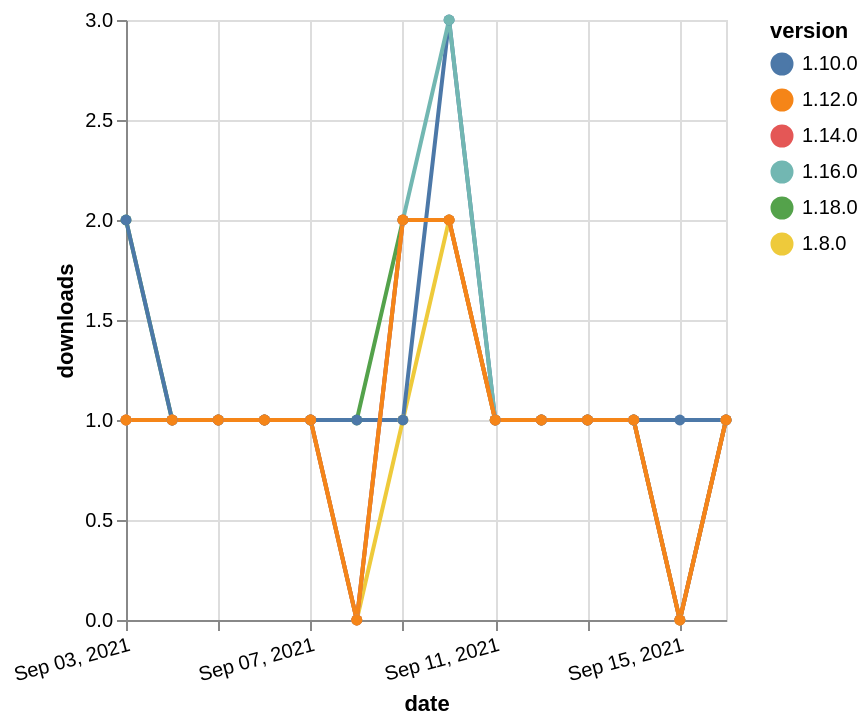

The Vega-Lite source for this figure:
### Vega-Lite specification from a JSON file in a GitHub repository (floating-point values rounded to 4 significant figures)
{"$schema": "https://vega.github.io/schema/vega-lite/v5.json", "description": "A simple bar chart with embedded data.", "data": {"values": [{"date": "2021-09-03", "total": 120, "delta": 2, "version": "1.18.0"}, {"date": "2021-09-04", "total": 121, "delta": 1, "version": "1.18.0"}, {"date": "2021-09-05", "total": 122, "delta": 1, "version": "1.18.0"}, {"date": "2021-09-06", "total": 123, "delta": 1, "version": "1.18.0"}, {"date": "2021-09-07", "total": 124, "delta": 1, "version": "1.18.0"}, {"date": "2021-09-08", "total": 125, "delta": 1, "version": "1.18.0"}, {"date": "2021-09-09", "total": 127, "delta": 2, "version": "1.18.0"}, {"date": "2021-09-10", "total": 129, "delta": 2, "version": "1.18.0"}, {"date": "2021-09-11", "total": 130, "delta": 1, "version": "1.18.0"}, {"date": "2021-09-12", "total": 131, "delta": 1, "version": "1.18.0"}, {"date": "2021-09-13", "total": 132, "delta": 1, "version": "1.18.0"}, {"date": "2021-09-14", "total": 133, "delta": 1, "version": "1.18.0"}, {"date": "2021-09-15", "total": 133, "delta": 0, "version": "1.18.0"}, {"date": "2021-09-16", "total": 134, "delta": 1, "version": "1.18.0"}, {"date": "2021-09-03", "total": 219, "delta": 1, "version": "1.8.0"}, {"date": "2021-09-04", "total": 220, "delta": 1, "version": "1.8.0"}, {"date": "2021-09-05", "total": 221, "delta": 1, "version": "1.8.0"}, {"date": "2021-09-06", "total": 222, "delta": 1, "version": "1.8.0"}, {"date": "2021-09-07", "total": 223, "delta": 1, "version": "1.8.0"}, {"date": "2021-09-08", "total": 223, "delta": 0, "version": "1.8.0"}, {"date": "2021-09-09", "total": 224, "delta": 1, "version": "1.8.0"}, {"date": "2021-09-10", "total": 226, "delta": 2, "version": "1.8.0"}, {"date": "2021-09-11", "total": 227, "delta": 1, "version": "1.8.0"}, {"date": "2021-09-12", "total": 228, "delta": 1, "version": "1.8.0"}, {"date": "2021-09-13", "total": 229, "delta": 1, "version": "1.8.0"}, {"date": "2021-09-14", "total": 230, "delta": 1, "version": "1.8.0"}, {"date": "2021-09-15", "total": 230, "delta": 0, "version": "1.8.0"}, {"date": "2021-09-16", "total": 231, "delta": 1, "version": "1.8.0"}, {"date": "2021-09-03", "total": 299, "delta": 2, "version": "1.10.0"}, {"date": "2021-09-04", "total": 300, "delta": 1, "version": "1.10.0"}, {"date": "2021-09-05", "total": 301, "delta": 1, "version": "1.10.0"}, {"date": "2021-09-06", "total": 302, "delta": 1, "version": "1.10.0"}, {"date": "2021-09-07", "total": 303, "delta": 1, "version": "1.10.0"}, {"date": "2021-09-08", "total": 304, "delta": 1, "version": "1.10.0"}, {"date": "2021-09-09", "total": 305, "delta": 1, "version": "1.10.0"}, {"date": "2021-09-10", "total": 308, "delta": 3, "version": "1.10.0"}, {"date": "2021-09-11", "total": 309, "delta": 1, "version": "1.10.0"}, {"date": "2021-09-12", "total": 310, "delta": 1, "version": "1.10.0"}, {"date": "2021-09-13", "total": 311, "delta": 1, "version": "1.10.0"}, {"date": "2021-09-14", "total": 312, "delta": 1, "version": "1.10.0"}, {"date": "2021-09-15", "total": 313, "delta": 1, "version": "1.10.0"}, {"date": "2021-09-16", "total": 314, "delta": 1, "version": "1.10.0"}, {"date": "2021-09-03", "total": 161, "delta": 1, "version": "1.16.0"}, {"date": "2021-09-04", "total": 162, "delta": 1, "version": "1.16.0"}, {"date": "2021-09-05", "total": 163, "delta": 1, "version": "1.16.0"}, {"date": "2021-09-06", "total": 164, "delta": 1, "version": "1.16.0"}, {"date": "2021-09-07", "total": 165, "delta": 1, "version": "1.16.0"}, {"date": "2021-09-08", "total": 165, "delta": 0, "version": "1.16.0"}, {"date": "2021-09-09", "total": 167, "delta": 2, "version": "1.16.0"}, {"date": "2021-09-10", "total": 170, "delta": 3, "version": "1.16.0"}, {"date": "2021-09-11", "total": 171, "delta": 1, "version": "1.16.0"}, {"date": "2021-09-12", "total": 172, "delta": 1, "version": "1.16.0"}, {"date": "2021-09-13", "total": 173, "delta": 1, "version": "1.16.0"}, {"date": "2021-09-14", "total": 174, "delta": 1, "version": "1.16.0"}, {"date": "2021-09-15", "total": 174, "delta": 0, "version": "1.16.0"}, {"date": "2021-09-16", "total": 175, "delta": 1, "version": "1.16.0"}, {"date": "2021-09-03", "total": 145, "delta": 1, "version": "1.14.0"}, {"date": "2021-09-04", "total": 146, "delta": 1, "version": "1.14.0"}, {"date": "2021-09-05", "total": 147, "delta": 1, "version": "1.14.0"}, {"date": "2021-09-06", "total": 148, "delta": 1, "version": "1.14.0"}, {"date": "2021-09-07", "total": 149, "delta": 1, "version": "1.14.0"}, {"date": "2021-09-08", "total": 149, "delta": 0, "version": "1.14.0"}, {"date": "2021-09-09", "total": 151, "delta": 2, "version": "1.14.0"}, {"date": "2021-09-10", "total": 153, "delta": 2, "version": "1.14.0"}, {"date": "2021-09-11", "total": 154, "delta": 1, "version": "1.14.0"}, {"date": "2021-09-12", "total": 155, "delta": 1, "version": "1.14.0"}, {"date": "2021-09-13", "total": 156, "delta": 1, "version": "1.14.0"}, {"date": "2021-09-14", "total": 157, "delta": 1, "version": "1.14.0"}, {"date": "2021-09-15", "total": 157, "delta": 0, "version": "1.14.0"}, {"date": "2021-09-16", "total": 158, "delta": 1, "version": "1.14.0"}, {"date": "2021-09-03", "total": 169, "delta": 1, "version": "1.12.0"}, {"date": "2021-09-04", "total": 170, "delta": 1, "version": "1.12.0"}, {"date": "2021-09-05", "total": 171, "delta": 1, "version": "1.12.0"}, {"date": "2021-09-06", "total": 172, "delta": 1, "version": "1.12.0"}, {"date": "2021-09-07", "total": 173, "delta": 1, "version": "1.12.0"}, {"date": "2021-09-08", "total": 173, "delta": 0, "version": "1.12.0"}, {"date": "2021-09-09", "total": 175, "delta": 2, "version": "1.12.0"}, {"date": "2021-09-10", "total": 177, "delta": 2, "version": "1.12.0"}, {"date": "2021-09-11", "total": 178, "delta": 1, "version": "1.12.0"}, {"date": "2021-09-12", "total": 179, "delta": 1, "version": "1.12.0"}, {"date": "2021-09-13", "total": 180, "delta": 1, "version": "1.12.0"}, {"date": "2021-09-14", "total": 181, "delta": 1, "version": "1.12.0"}, {"date": "2021-09-15", "total": 181, "delta": 0, "version": "1.12.0"}, {"date": "2021-09-16", "total": 182, "delta": 1, "version": "1.12.0"}]}, "width": "container", "mark": {"type": "line", "point": {"filled": true}}, "encoding": {"x": {"field": "date", "type": "temporal", "timeUnit": "yearmonthdate", "title": "date", "axis": {"labelAngle": -15}}, "y": {"field": "delta", "type": "quantitative", "title": "downloads"}, "color": {"field": "version", "type": "nominal"}, "tooltip": {"field": "delta"}}}
